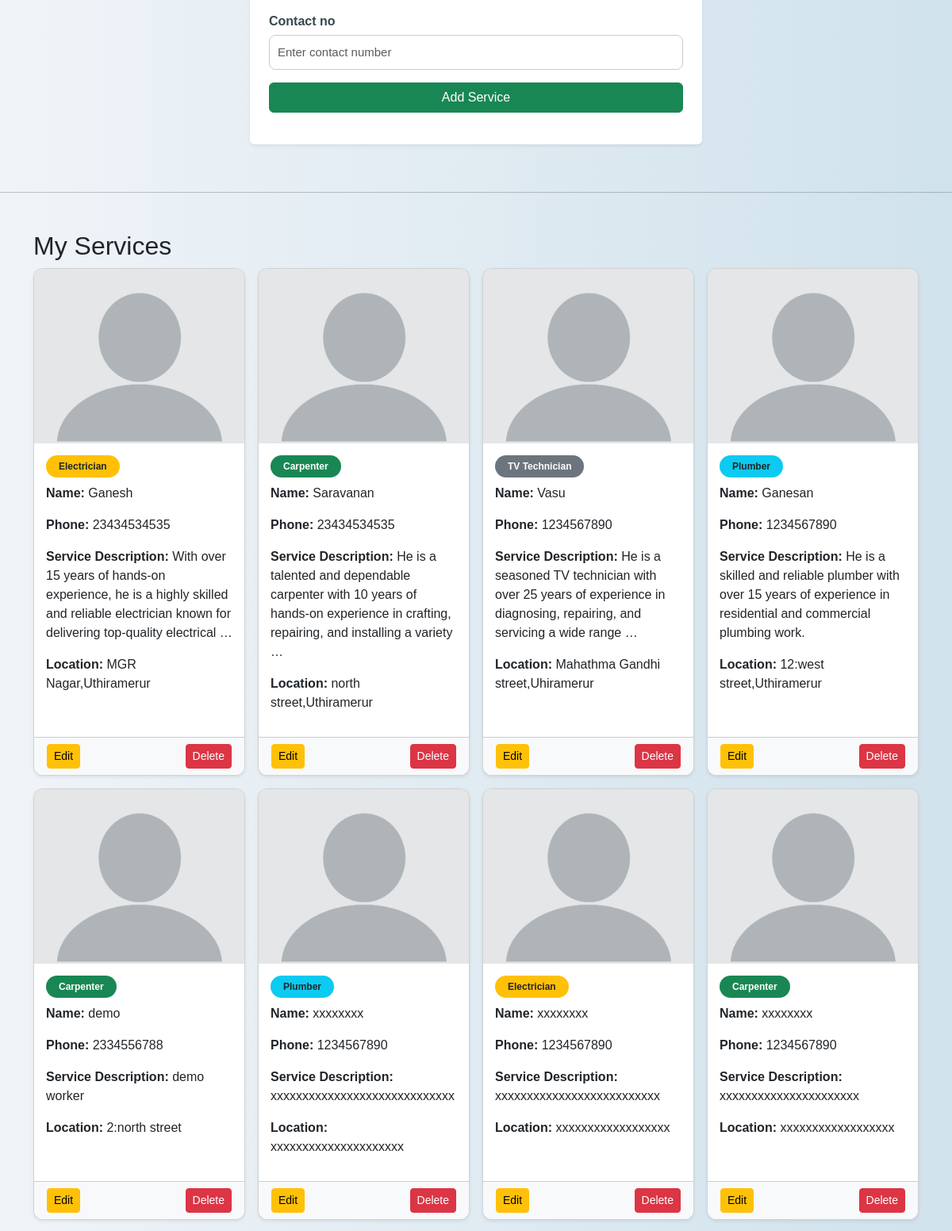
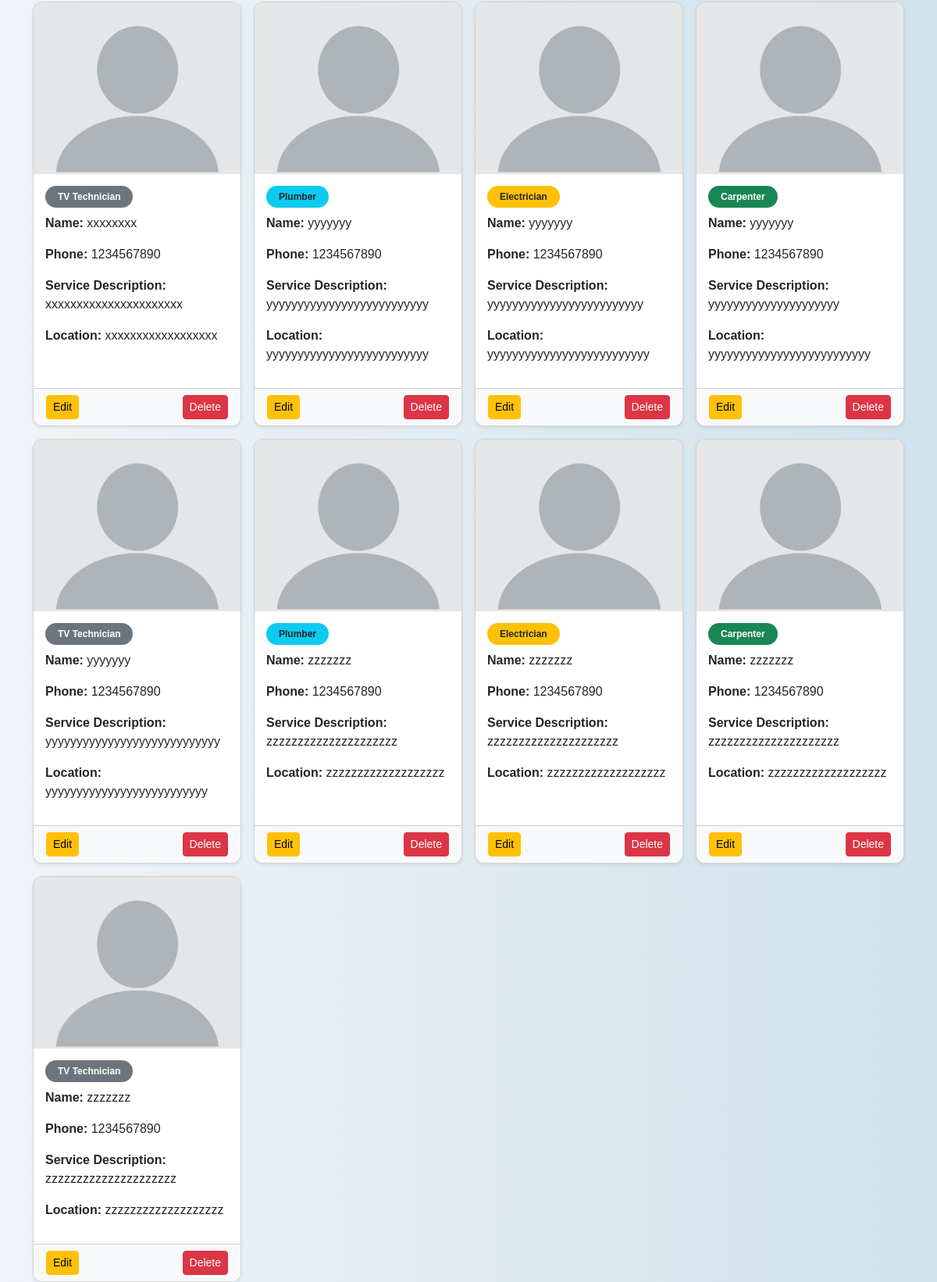
The app's page /add/ (signed in, lower part), older data (2 pictures, top to bottom).
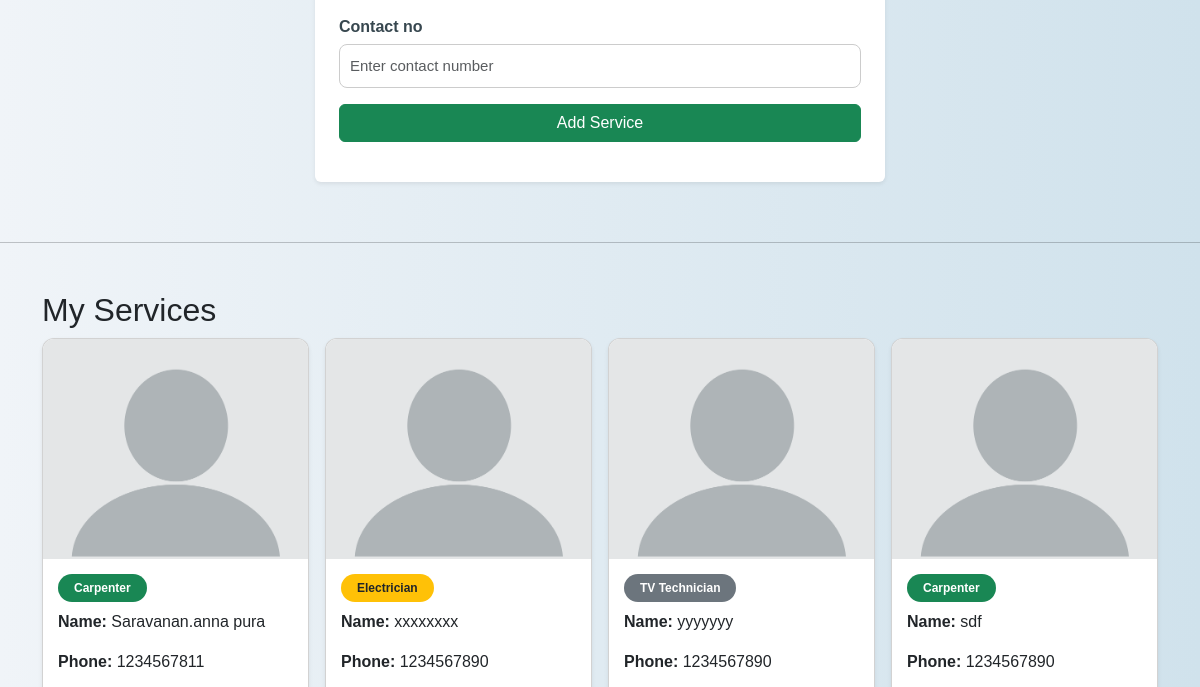
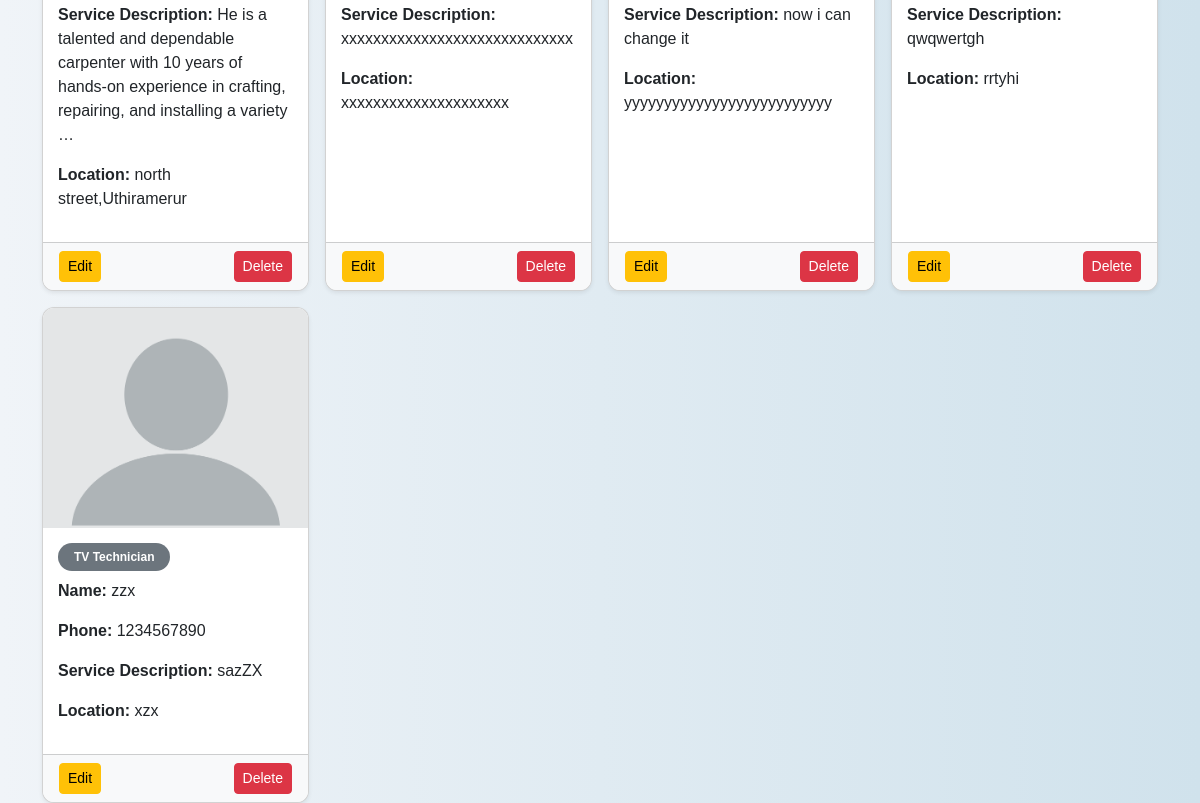
The same page, newer data (2 pictures, top to bottom).
### myapp/models.py (models this page shows, shortened)
class Service(models.Model):
    SERVICE_CHOICES = [
        ('PLUMBER', 'Plumber'),
        ('ELECTRICIAN', 'Electrician'),
        ('CARPENTER', 'Carpenter'),
        ('TV TECH', 'TV Technician'),
    ]
    user = models.ForeignKey(User, on_delete=models.CASCADE)
    name = models.CharField(max_length=100)
    service_type = models.CharField(max_length=50, choices=SERVICE_CHOICES)
    description = models.TextField()
    address = models.CharField(max_length=255, blank=True, null=True)
    contact_no = models.CharField(max_length=15, blank=True, null=True)
    created_at = models.DateTimeField(auto_now_add=True)
    updated_at = models.DateTimeField(auto_now=True)

### myapp/views.py (the view)
# urls.py: path('add/', views.add_service, name='add_service'),
@login_required
def add_service(request):
    if request.method == 'POST':
        form = ServiceForm(request.POST, request.FILES)
        if form.is_valid():
            service = form.save(commit=False)
            service.user = request.user
            service.save()
            messages.success(request, 'Service added successfully.')
            return redirect('add_service')
        else:
            messages.error(request, 'Please correct the errors below.')
    else:
        form = ServiceForm()
    services = Service.objects.filter(user=request.user)
    return render(request, 'add_service.html', {'form': form, 'services': services})

### myapp/forms.py (shortened to what this page needs)
class ServiceForm(forms.ModelForm):
    class Meta:
        model = Service
        fields = ['name', 'service_type', 'description', 'address', 'contact_no']
        widgets = {
            'name': forms.TextInput(attrs={'required': True, 'minlength': 3,'placeholder': 'Enter Name'}),
            'service_type': forms.Select(attrs={'required': True}),
            'description': forms.Textarea(attrs={'required': True, 'rows': 3}),
            'address': forms.TextInput(attrs={'required': True, 'placeholder': 'Enter address'}),
            'contact_no': forms.TextInput(attrs={'required': True, 'placeholder': 'Enter contact number'}),
        }

### templates/add_service.html (shortened to what this page needs)
{% extends 'chatbot.html' %}
{% load static %}
{% block content %}
    <link href="https://cdn.jsdelivr.net/npm/bootstrap@5.3.0/dist/css/bootstrap.min.css" rel="stylesheet" />
    <link rel="stylesheet" href="https://cdnjs.cloudflare.com/ajax/libs/font-awesome/6.4.2/css/all.min.css">
    <link rel="stylesheet" href="https://cdn.jsdelivr.net/npm/bootstrap@5.3.0/dist/css/bootstrap.min.css">
    <link rel="stylesheet" href="{% static 'css/addservice.css' %}" />
<div class="container form-container mt-4">
    <div class="form-card p-4 shadow-sm bg-white rounded">
        <form method="POST" enctype="multipart/form-data" novalidate>
            {% for field in form %}
            <div class="mb-3">
                <label class="form-label" for="{{ field.id_for_label }}">{{ field.label }}</label>
                {{ field }}
            </div>
            {% endfor %}
            <button type="submit" class="btn btn-success w-100">Add Service</button>
        </form>
    </div>
</div>
<hr class="my-5" />
<div class="container mt-5">
    <h2>My Services</h2>
    {% if services %}
    <div class="row row-cols-1 row-cols-md-4 row-cols-lg-3 row-cols-xl-4 g-3">
        {% for service in services %}
        <div class="col">
            <div class="card shadow-sm">
                {% if service.image %}
                <img src="{{ service.image.url }}" class="card-img-top" alt="Service Image" />
                {% else %}
                <img src="{% static 'images/logo/profile.webp' %}" class="card-img-top" alt="Default Image" />
                {% endif %}
                <div class="card-body">
                    {% if service.get_service_type_display == "Electrician" %}
                    <span class="badge rounded-pill bg-warning text-dark mb-2 px-3 py-2">Electrician</span>
                    {% elif service.get_service_type_display == "Plumber" %}
                    <span class="badge rounded-pill bg-info text-dark mb-2 px-3 py-2">Plumber</span>
                    {% elif service.get_service_type_display == "Carpenter" %}
                    <span class="badge rounded-pill bg-success mb-2 px-3 py-2">Carpenter</span>
                    {% else %}
                    <span class="badge rounded-pill bg-secondary mb-2 px-3 py-2">{{ service.get_service_type_display }}</span>
                    {% endif %}
                    <p><strong>Name:</strong> {{ service.name }}</p>
                    <p><strong>Phone:</strong> {{ service.contact_no }}</p>
                    <p><strong>Service Description:</strong> {{ service.description|truncatewords:20 }}</p>
                    <p><strong>Location:</strong> {{ service.address }}</p>
                </div>
                <div class="card-footer d-flex justify-content-between">
                    <a href="{% url 'edit_service' service.id %}" class="btn btn-sm btn-warning">Edit</a>
                    <a href="{% url 'delete_service' service.id %}" class="btn btn-sm btn-danger"
                       onclick="return confirm('Are you sure you want to delete this service?')">Delete</a>
                </div>
            </div>
        </div>
        {% endfor %}
    </div>
    {% else %}
    <p>No services added yet.</p>
    {% endif %}
</div>
{% endblock content %}

Row changes from the older to the newer data that the page shows:
removed Service: service_type "Electrician", name "Ganesh", contact_no "23434534535", description "With over 15 years of hands-on experience, he is a highly skilled and reliable electrician known for delivering top-quality electrical …", address "MGR Nagar,Uthiramerur"
removed Service: service_type "TV Technician", name "Vasu", contact_no "1234567890", description "He is a seasoned TV technician with over 25 years of experience in diagnosing, repairing, and servicing a wide range …", address "Mahathma Gandhi street,Uhiramerur"
removed Service: service_type "Plumber", name "Ganesan", contact_no "1234567890", description "He is a skilled and reliable plumber with over 15 years of experience in residential and commercial plumbing work.", address "12:west street,Uthiramerur"
removed Service: service_type "Carpenter", name "demo", contact_no "2334556788", description "demo worker", address "2:north street"
removed Service: service_type "Electrician", name "xxxxxxxx", contact_no "1234567890", description "xxxxxxxxxxxxxxxxxxxxxxxxxx", address "xxxxxxxxxxxxxxxxxx"
removed Service: service_type "Carpenter", name "xxxxxxxx", contact_no "1234567890", description "xxxxxxxxxxxxxxxxxxxxxx", address "xxxxxxxxxxxxxxxxxx"
removed Service: service_type "TV Technician", name "xxxxxxxx", contact_no "1234567890", description "xxxxxxxxxxxxxxxxxxxxxx", address "xxxxxxxxxxxxxxxxxx"
removed Service: service_type "Plumber", name "yyyyyyy", contact_no "1234567890", description "yyyyyyyyyyyyyyyyyyyyyyyyyy", address "yyyyyyyyyyyyyyyyyyyyyyyyyy"
removed Service: service_type "Electrician", name "yyyyyyy", contact_no "1234567890", description "yyyyyyyyyyyyyyyyyyyyyyyyy", address "yyyyyyyyyyyyyyyyyyyyyyyyyy"
removed Service: service_type "Carpenter", name "yyyyyyy", contact_no "1234567890", description "yyyyyyyyyyyyyyyyyyyyy", address "yyyyyyyyyyyyyyyyyyyyyyyyyy"
removed Service: service_type "Plumber", name "zzzzzzz", contact_no "1234567890", description "zzzzzzzzzzzzzzzzzzzzz", address "zzzzzzzzzzzzzzzzzzz"
removed Service: service_type "Electrician", name "zzzzzzz", contact_no "1234567890", description "zzzzzzzzzzzzzzzzzzzzz", address "zzzzzzzzzzzzzzzzzzz"
removed Service: service_type "Carpenter", name "zzzzzzz", contact_no "1234567890", description "zzzzzzzzzzzzzzzzzzzzz", address "zzzzzzzzzzzzzzzzzzz"
removed Service: service_type "TV Technician", name "zzzzzzz", contact_no "1234567890", description "zzzzzzzzzzzzzzzzzzzzz", address "zzzzzzzzzzzzzzzzzzz"
changed Service "north street,Uthiramerur": name "Saravanan" → "Saravanan.anna pura"; contact_no "23434534535" → "1234567811"
changed Service "xxxxxxxx": service_type "Plumber" → "Electrician"
changed Service "yyyyyyy": description "yyyyyyyyyyyyyyyyyyyyyyyyyyyy" → "now i can change it"
added Service: service_type "Carpenter", name "sdf", contact_no "1234567890", description "qwqwertgh", address "rrtyhi"
added Service: service_type "TV Technician", name "zzx", contact_no "1234567890", description "sazZX", address "xzx"
